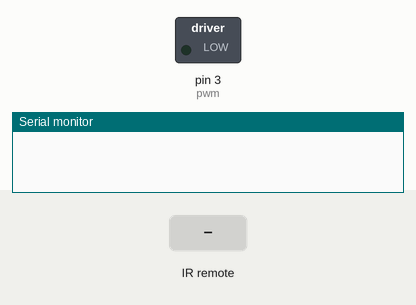
Recording of a sketch running on a simulated Arduino Uno, built with avr-gcc and run on an emulated ATmega328P. Shown: switched loads named in the sketch (green lamp = pin HIGH), the last lines printed to the serial monitor. The test bench sets the inputs (shaded band).

Above: at 1.2 s.
1.3 s: infrared code 0xFF30CF received
At 2.0 s:
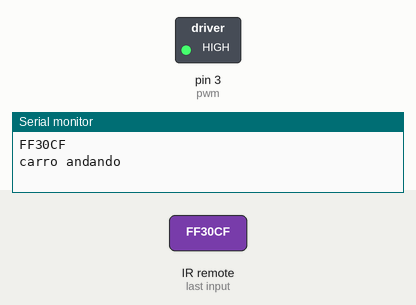
2.8 s: infrared code 0xFF18E7 received
At 3.2 s:
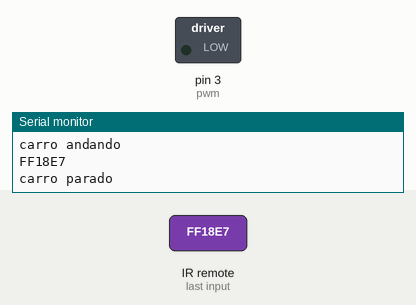
Timing chart, 0 to 5.8 s (numbered marks = the images above; inputs shaded):
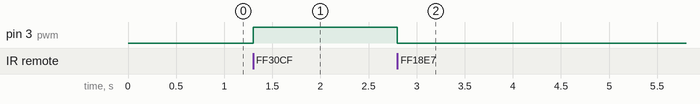

Measured:
- after the input at 1.3 s, pin 3 (pwm): LOW → HIGH at once
- after the input at 2.8 s, pin 3 (pwm): HIGH → LOW at once

The sketch:

motor_DC_com_controle_remoto.ino
```cpp
#include "IRremote.h"
const int pwm = 3;
const int RECV_PIN = 11;
IRrecv irrecv(RECV_PIN);
decode_results results;

void setup()
{
  Serial.begin(9600);
  irrecv.enableIRIn(); //começa a receber
    pinMode(pwm, OUTPUT);
}

void loop() {
  if (irrecv.decode(&results)) {
    Serial.println(results.value, HEX);

    if (results.value == 0xFF30CF){
    analogWrite(pwm, 255);
    Serial.println("carro andando");
    }

    if (results.value == 0xFF18E7){
    analogWrite(pwm, 0);
    Serial.println("carro parado");
    }

    irrecv.resume(); // Recebe o próximo valor
  }
}
```
